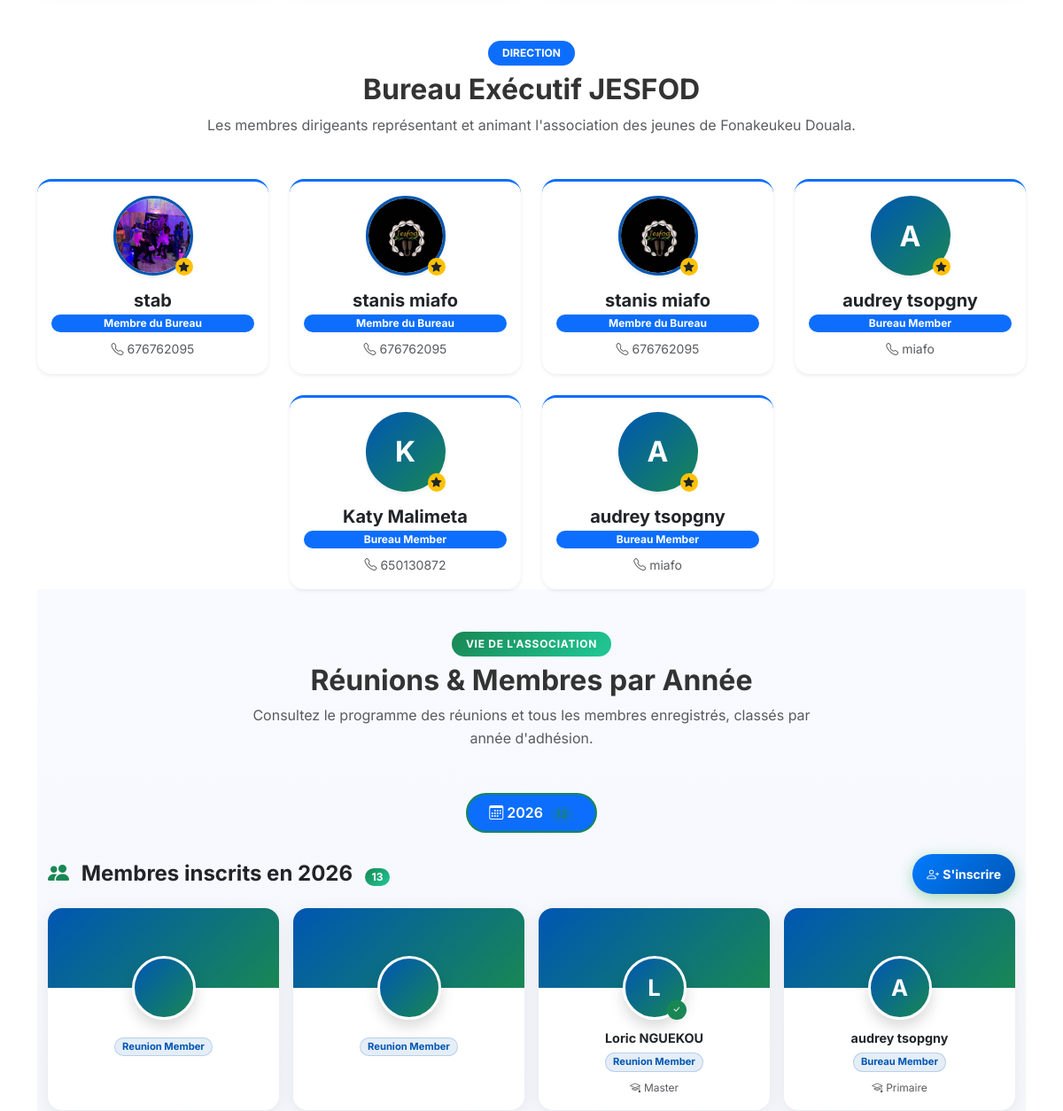
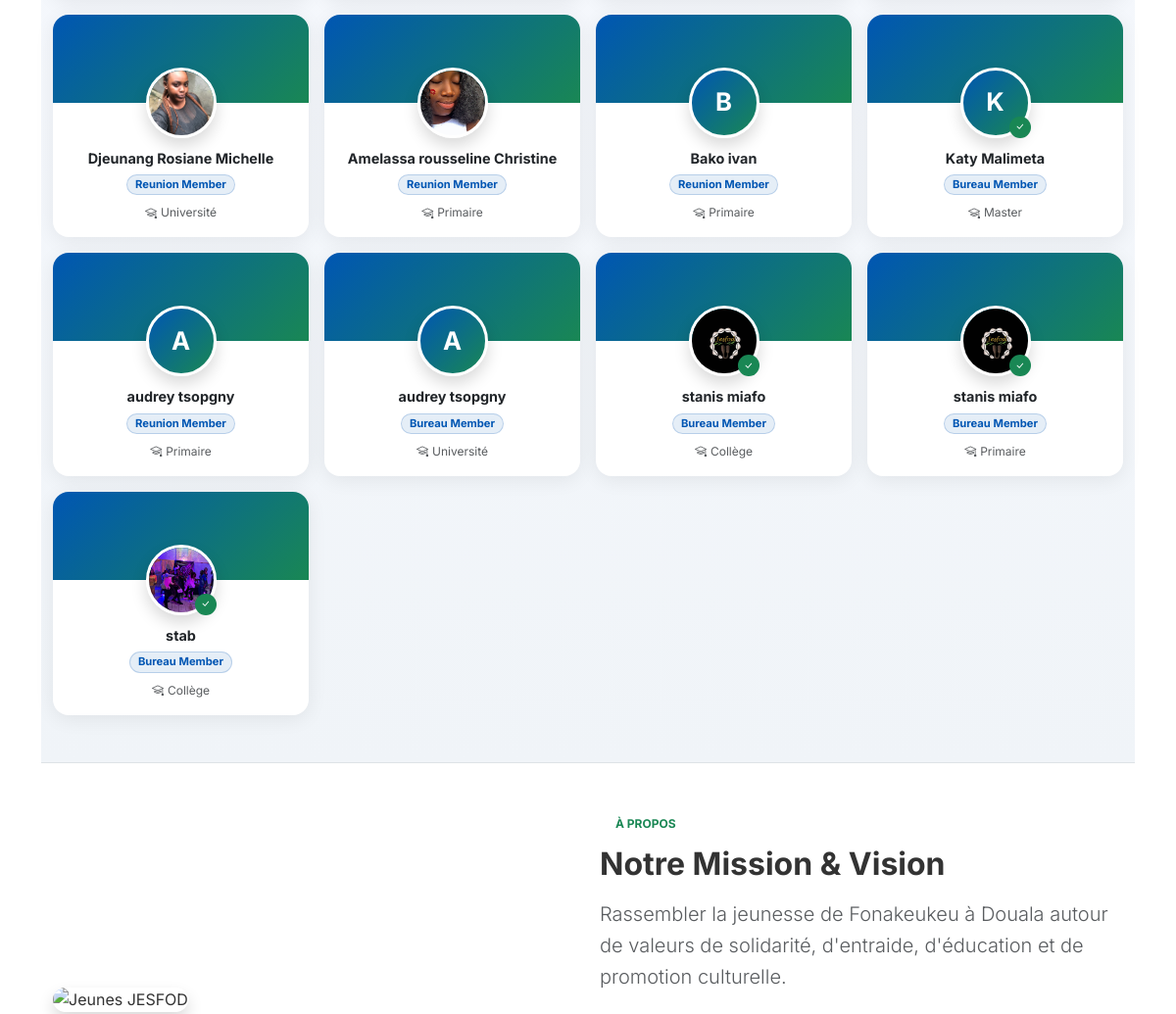
/ (middle part), run on an earlier commit of the app's database (2 pictures, top to bottom).
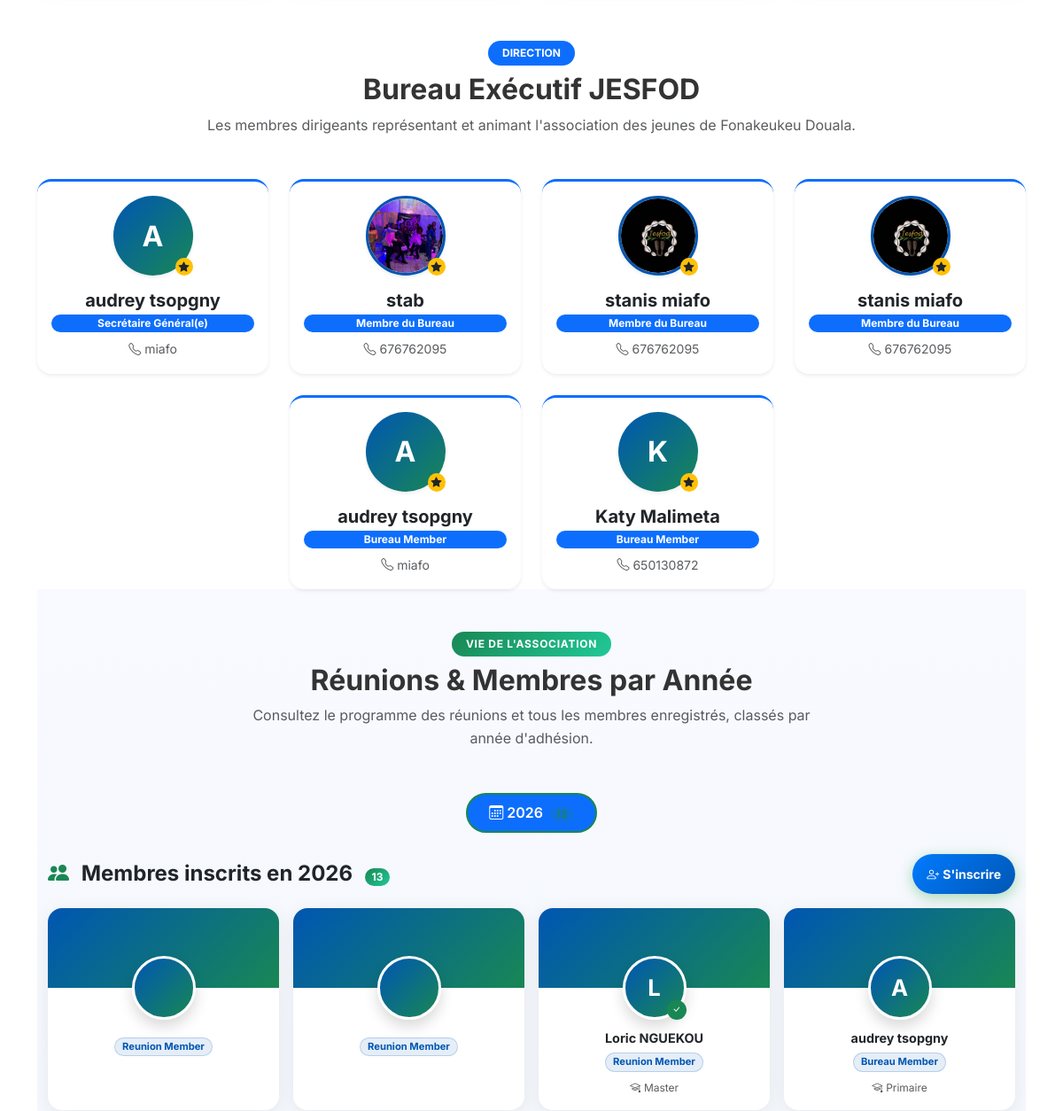
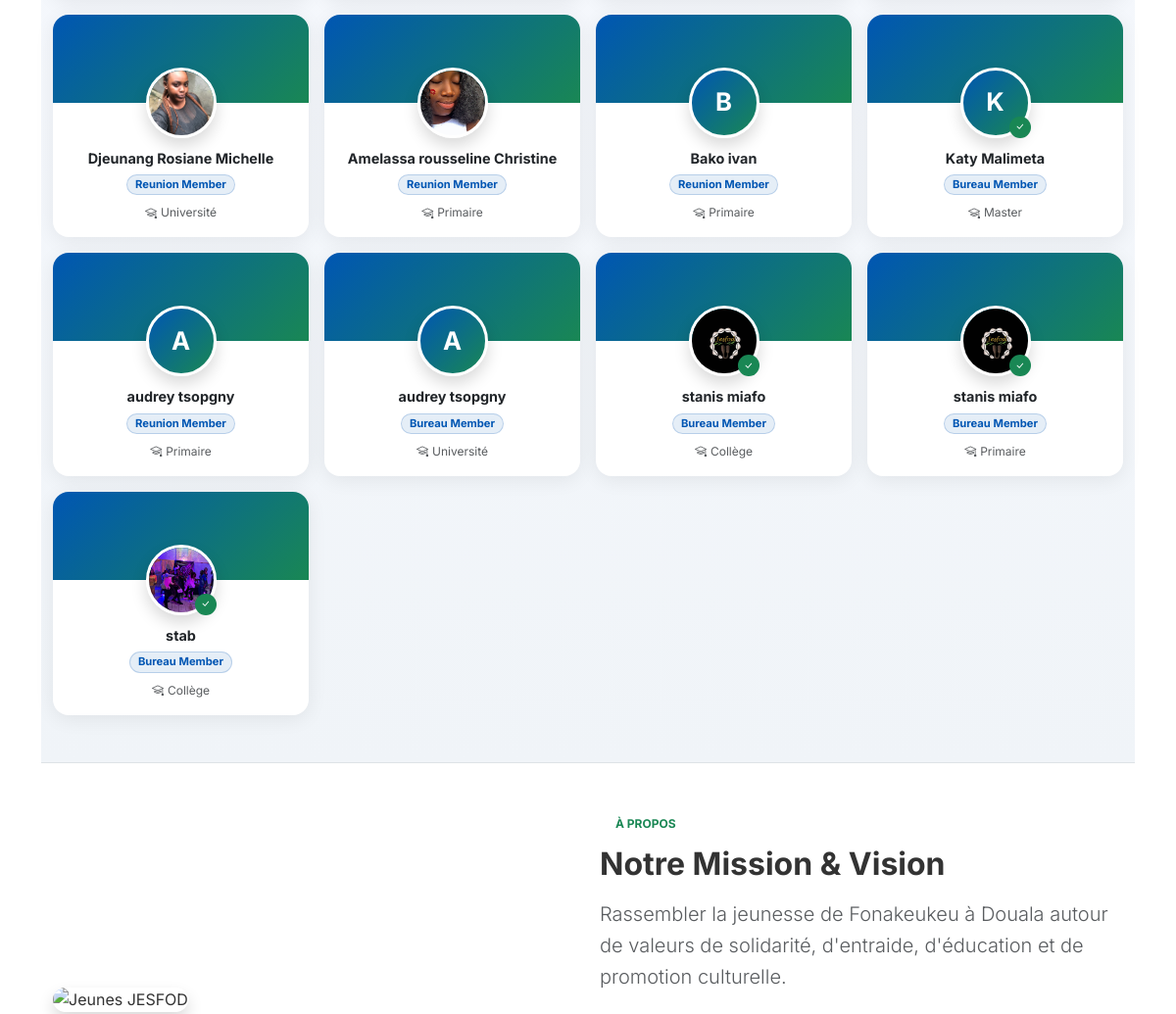
And on a later commit of the database (2 pictures, top to bottom).
### menber_JESFOD/models.py (models this page shows, shortened)
class Member(models.Model):
    ROLE_CHOICES = [
        ('bureau', 'Bureau Member'),
        ('reunion', 'Reunion Member'),
    ]
    POSITION_CHOICES = [
        ('president', 'Président(e)'),
        ('vice_president', 'Vice-Président(e)'),
        ('secretaire_general', 'Secrétaire Général(e)'),
        ('secretaire_adjoint', 'Vice-Secrétaire'),
        ('censeur', 'Censeur'),
        ('charge_culturel', 'Chargé(e) des Affaires Culturelles'),
        ('charge_com', 'Chargé(e) de Communication'),
        ('charge_animation', 'Chargé(e) Animation'),
        ('tresorier', 'Trésorier(e)'),
        ('tresorier_adjoint', 'Trésorier(e) Adjoint(e)'),
        ('commissaire_comptes', 'Commissaire aux Comptes'),
        ('charge_sport', 'Chargé(e) des Sports'),
        ('sante', 'Chargé(e) de la Santé'),
        ('conseiller', 'Conseiller(e)'),
        ('membre', 'Membre du Bureau'),
        ('membre_reunion', 'Membre de Réunion'),
    ]
    SCHOOL_LEVEL_CHOICES = [
        ('primaire', 'Primaire'),
        ('college', 'Collège'),
        ('lycee', 'Lycée'),
        ('universite', 'Université'),
        ('master', 'Master'),
        ('doctorat', 'Doctorat'),
    ]
    user = models.OneToOneField(User, on_delete=models.CASCADE)
    name = models.CharField(max_length=100)
    email = models.EmailField()
    phone = models.CharField(max_length=20, blank=True)
    address = models.TextField(blank=True)
    profile_photo = models.ImageField(upload_to='profiles/', blank=True, null=True)
    school_level = models.CharField(max_length=20, choices=SCHOOL_LEVEL_CHOICES, blank=True)
    role = models.CharField(max_length=10, choices=ROLE_CHOICES, default='reunion')
    position = models.CharField(max_length=50, choices=POSITION_CHOICES, default='membre',
                                help_text="Poste occupé au sein du bureau (si applicable)")
    is_certified = models.BooleanField(default=False)
    certification_date = models.DateTimeField(null=True, blank=True)
    activities = models.TextField(blank=True, help_text="Activités et responsabilités du membre")
    def get_school_level_display(self):
        return dict(self.SCHOOL_LEVEL_CHOICES).get(self.school_level, 'Non renseigné')

### menber_JESFOD/views_fixed.py (the view)
# urls.py: path('', home, name='home'),
def home(request):
    login_result = _handle_login(request)
    if login_result:
        return login_result
    member = None
    if request.user.is_authenticated:
        member, _ = _get_or_create_member(request.user)
    POSITION_ORDER = {
        'president': 1, 'vice_president': 2, 'secretaire_general': 3,
        'secretaire_adjoint': 4, 'tresorier': 5, 'tresorier_adjoint': 6,
        'charge_com': 7, 'conseiller': 8, 'membre': 9,
    }
    bureau_qs = list(Member.objects.filter(role='bureau'))
    bureau_members = sorted(bureau_qs, key=lambda m: POSITION_ORDER.get(m.position, 99))[:8]
    from .models import Seance
    from itertools import groupby
    all_members = Member.objects.select_related('user').order_by('-user__date_joined')
    members_by_year = {}
    for m in all_members:
        year = m.user.date_joined.year
        members_by_year.setdefault(year, []).append(m)
    members_by_year = dict(sorted(members_by_year.items(), reverse=True))
    all_seances = Seance.objects.all().order_by('-date')
    seances_by_year = {}
    for s in all_seances:
        year = s.date.year
        seances_by_year.setdefault(year, []).append(s)
    seances_by_year = dict(sorted(seances_by_year.items(), reverse=True))
    news = News.objects.filter(is_published=True)[:6]
    galleries = Gallery.objects.filter(is_published=True)[:5]
    events = Event.objects.filter(is_published=True, event_date__gte=timezone.now()).order_by('event_date')[:6]
    total_members = Member.objects.count()
    total_news = News.objects.filter(is_published=True).count()
    reunion_members = all_members  # kept for backward compat
    seances = all_seances[:5]      # kept for backward compat
    return render(request, 'home.html', {
        'member': member,
        'bureau_members': bureau_members,
        'reunion_members': reunion_members,
        'seances': seances,
        'members_by_year': members_by_year,
        'seances_by_year': seances_by_year,
        'news': news,
        'galleries': galleries,
        'events': events,
        'total_members': total_members,
        'total_members_count': total_members,
        'total_news': total_news,
    })

### menber_JESFOD/views_fixed.py (called while the page is built, shortened)
def _handle_login(request):
    if request.method != 'POST':
        return None

### JESFOD_PROJECT/templates/home.html (shortened to what the changed rows need)
{% extends 'base.html' %}
{% load static %}
{% block content %}
<section id="bureau" class="py-5 bg-white border-bottom">
  <div class="container">
    <div class="text-center mb-5">
      <h2 class="fw-bold">Bureau Exécutif JESFOD</h2>
    </div>
    <div class="row g-4 justify-content-center">
      {% for bureau_member in bureau_members %}
      <div class="col-6 col-md-4 col-lg-3">
        <a href="{% url 'public_member_detail' bureau_member.pk %}" class="text-decoration-none">
          <div class="card h-100 border-0 shadow-sm rounded-4 text-center p-3 hover-shadow transition border-top border-primary border-3 bg-white">
            <div class="position-relative d-inline-block mx-auto mb-3">
              {% if bureau_member.profile_photo %}
                <img src="{{ bureau_member.profile_photo.url }}" alt="{{ bureau_member.name }}"
                     class="rounded-circle shadow-sm" style="width: 90px; height: 90px; object-fit: cover; border: 3px solid #0056b3;">
              {% else %}
                <div class="rounded-circle shadow-sm d-flex align-items-center justify-content-center fw-bold text-white mx-auto"
                     style="width: 90px; height: 90px; background: linear-gradient(135deg, #0056b3, #198754); font-size: 2rem;">
                  {{ bureau_member.name.0|upper }}
                </div>
              {% endif %}
              <span class="position-absolute bottom-0 end-0 badge bg-warning text-dark rounded-circle p-1" title="Membre du bureau">
                <i class="bi bi-star-fill"></i>
              </span>
            </div>
            <h5 class="fw-bold mb-1 text-dark text-truncate">{{ bureau_member.name }}</h5>
            <span class="badge bg-primary text-white rounded-pill px-3 py-1 mb-2">
              {{ bureau_member.get_position_display|default:bureau_member.get_role_display }}
            </span>
            {% if bureau_member.phone %}
              <p class="small text-muted mb-0"><i class="bi bi-telephone me-1"></i>{{ bureau_member.phone }}</p>
            {% endif %}
          </div>
        </a>
      </div>
      {% empty %}
      <div class="col-12 text-center py-4 text-muted">
        <i class="bi bi-shield-exclamation fs-1 d-block mb-2"></i>Aucun membre du bureau enregistré.
      </div>
      {% endfor %}
    </div>
<section id="membres-reunions" class="py-5 border-bottom" style="background: linear-gradient(180deg, #f8faff 0%, #f0f4f8 100%);">
  <div class="container">
    <div class="text-center mb-5">
      <h2 class="fw-bold">Réunions &amp; Membres par Année</h2>
    </div>
    {% if seances_by_year or members_by_year %}
    <ul class="nav nav-pills justify-content-center gap-2 mb-4 flex-wrap" id="yearTab" role="tablist">
      {% for year, mlist in members_by_year.items %}
      <li class="nav-item" role="presentation">
        <button class="nav-link {% if forloop.first %}active{% endif %} rounded-pill px-4 fw-semibold"
                id="tab-members-{{ year }}"
                data-bs-toggle="pill"
                data-bs-target="#panel-{{ year }}"
                type="button" role="tab"
                aria-controls="panel-{{ year }}"
                aria-selected="{% if forloop.first %}true{% else %}false{% endif %}"
                style="border: 2px solid #198754; color:#198754;"
                onmouseenter="this.style.background='#198754';this.style.color='#fff';"
                onmouseleave="if(!this.classList.contains('active')){this.style.background='transparent';this.style.color='#198754';}">
          <i class="bi bi-calendar3 me-1"></i>{{ year }}
          <span class="badge rounded-pill ms-1" style="background:rgba(25,135,84,.15);color:#198754;font-size:.7rem;">{{ mlist|length }}</span>
        </button>
      </li>
      {% endfor %}
    </ul>
    <div class="tab-content" id="yearTabContent">
      {% for year, mlist in members_by_year.items %}
      <div class="tab-pane fade {% if forloop.first %}show active{% endif %}" id="panel-{{ year }}" role="tabpanel">
        <div class="d-flex justify-content-between align-items-center mb-3 flex-wrap gap-2">
          <h4 class="fw-bold mb-0 text-dark">
            <i class="bi bi-people-fill me-2 text-success"></i>
            Membres inscrits en {{ year }}
            <span class="badge rounded-pill ms-2" style="background:linear-gradient(135deg,#198754,#20c997);font-size:.75rem;">{{ mlist|length }}</span>
          </h4>
          {% if not user.is_authenticated %}
          <a href="{% url 'register' %}" class="btn btn-success btn-sm rounded-pill px-3 fw-bold">
            <i class="bi bi-person-plus me-1"></i>S'inscrire
          </a>
          {% endif %}
        </div>
        <div class="row g-3">
          {% for member_item in mlist %}
          <div class="col-6 col-md-4 col-lg-3">
            <a href="{% url 'public_member_detail' member_item.pk %}" class="text-decoration-none">
              <div class="member-card card border-0 rounded-4 overflow-hidden h-100"
                   style="box-shadow:0 4px 20px rgba(0,0,0,.07); transition:transform .2s, box-shadow .2s;">
                <div class="position-relative" style="height:90px; background:linear-gradient(135deg,#0056b3 0%,#198754 100%);">
                  <div class="position-absolute" style="bottom:-36px; left:50%; transform:translateX(-50%);">
                    {% if member_item.profile_photo %}
                    <img src="{{ member_item.profile_photo.url }}" alt="{{ member_item.name }}"
                         class="rounded-circle border border-3 border-white shadow"
                         style="width:72px;height:72px;object-fit:cover;">
                    {% else %}
                    <div class="rounded-circle border border-3 border-white shadow d-flex align-items-center justify-content-center fw-bold text-white"
                         style="width:72px;height:72px;background:linear-gradient(135deg,#0056b3,#198754);font-size:1.6rem;">
                      {{ member_item.name.0|upper }}
                    </div>
                    {% endif %}
                    {% if member_item.is_certified %}
                    <span class="position-absolute bottom-0 end-0 badge rounded-circle bg-success p-1" title="Certifié" style="width:22px;height:22px;display:flex;align-items:center;justify-content:center;">
                      <i class="bi bi-check-lg" style="font-size:.6rem;"></i>
                    </span>
                    {% endif %}
                  </div>
                </div>
                <div class="card-body text-center pt-5 pb-3 px-3">
                  <h6 class="fw-bold text-dark mb-1 text-truncate" style="font-size:.9rem;">{{ member_item.name }}</h6>
                  <span class="badge rounded-pill px-2 py-1 mb-2 d-inline-block"
                        style="background:rgba(0,86,179,.1);color:#0056b3;font-size:.7rem;border:1px solid rgba(0,86,179,.2);">
                    {{ member_item.get_role_display }}
                  </span>
                  {% if member_item.school_level %}
                  <p class="small text-muted mb-0" style="font-size:.75rem;">
                    <i class="bi bi-mortarboard me-1"></i>{{ member_item.get_school_level_display }}
                  </p>
                  {% endif %}
                </div>
              </div>
            </a>
          </div>
          {% empty %}
          <div class="col-12 text-center py-4 text-muted">
            <i class="bi bi-people fs-2 d-block mb-2"></i>Aucun membre inscrit en {{ year }}.
          </div>
          {% endfor %}
        </div>
      </div>
      {% endfor %}
    </div>
    {% else %}
    <div class="text-center text-muted py-5">
      <i class="bi bi-people fs-1 d-block mb-2"></i>Aucun membre enregistré pour le moment.
    </div>
    {% endif %}
  </div>
</section>
<section id="apropos" class="py-5 bg-white border-bottom">
  <div class="container">
    <div class="row align-items-center g-4">
      <div class="col-lg-6">
        <h2 class="mb-3 fw-bold">Notre Mission & Vision</h2>
      </div>
    </div>
  </div>
</section>
{% endblock %}

What changed in the data, as far as the page shows it:
changed Member: position "Bureau Member" → "Secrétaire Général(e)"; moves up the list
